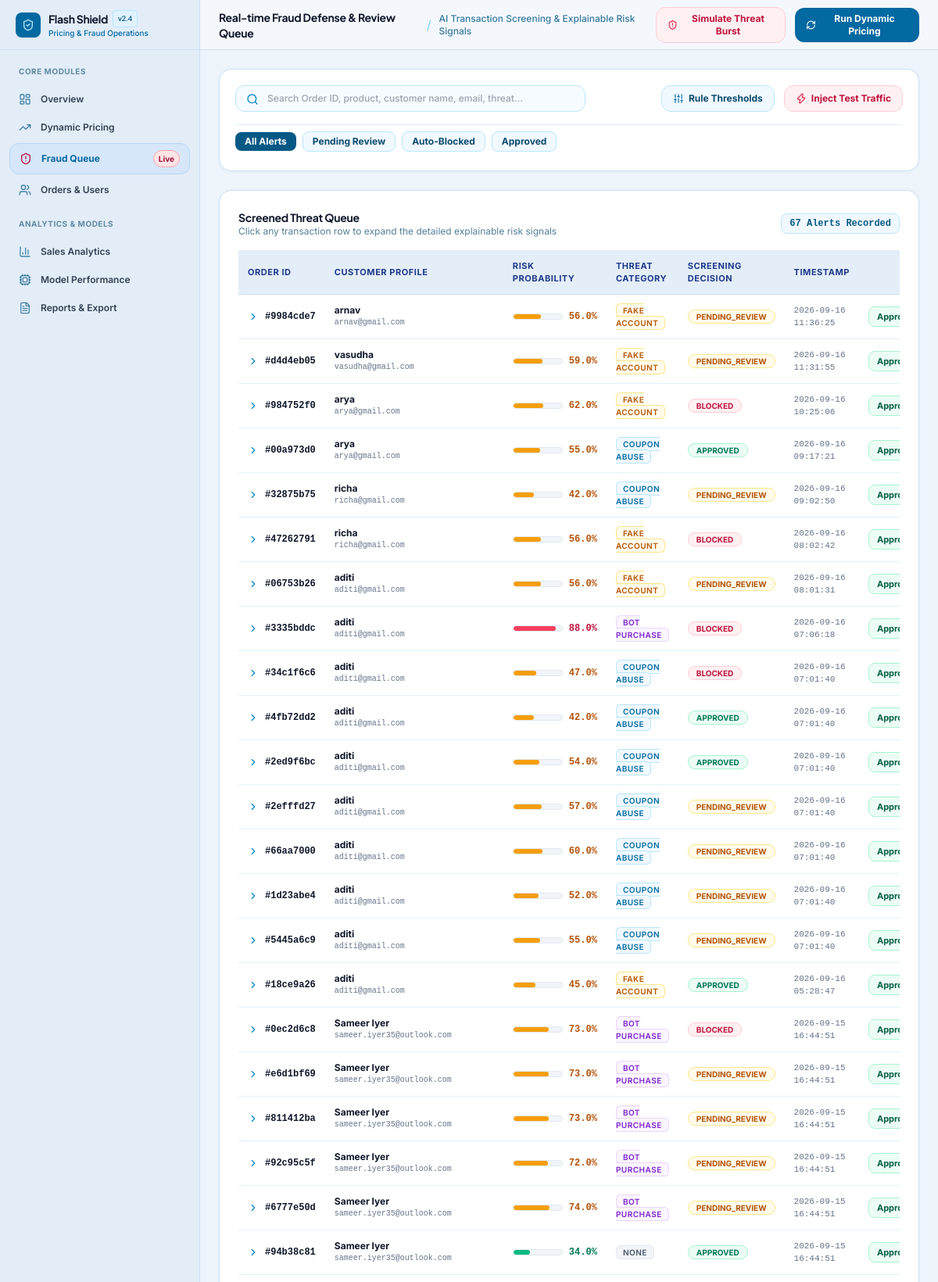
/admin/fraud-alerts (upper part), run on the app's committed database.
### app/models.py (models this page shows, shortened)
class FraudAlert(db.Model):
    __tablename__ = 'fraud_alerts'
    id = db.Column(db.String(64), primary_key=True, default=generate_uuid)
    order_id = db.Column(db.String(64), db.ForeignKey('orders.id'), nullable=False)
    risk_score = db.Column(db.Float, nullable=False) # 0.0 to 1.0
    fraud_type = db.Column(db.String(100), nullable=False) # bot_purchase, fake_account, coupon_abuse, none
    signals_json = db.Column(db.Text, nullable=False) # JSON array of explainable signal strings
    decision = db.Column(db.String(50), nullable=False, default='PENDING_REVIEW') # APPROVED, BLOCKED, PENDING_REVIEW
    created_at = db.Column(db.DateTime, default=datetime.utcnow)
    def to_dict(self):
        import json
        signals = []
        try:
            signals = json.loads(self.signals_json)
        except Exception:
            signals = [self.signals_json]
        return {
            'id': self.id,
            'order_id': self.order_id,
            'order': self.order.to_dict() if self.order else None,
            'risk_score': round(self.risk_score, 3),
            'fraud_type': self.fraud_type,
            'signals': signals,
            'decision': self.decision,
            'created_at': self.created_at.strftime('%Y-%m-%d %H:%M:%S') if self.created_at else ''
        }

class Customer(UserMixin, db.Model):
    __tablename__ = 'customers'
    id = db.Column(db.String(64), primary_key=True, default=generate_uuid)
    name = db.Column(db.String(255), nullable=False)
    email = db.Column(db.String(255), unique=True, nullable=False)
    password_hash = db.Column(db.String(255), nullable=True)
    signup_date = db.Column(db.String(50), nullable=True)
    device_id = db.Column(db.String(255), nullable=True)
    ip_address = db.Column(db.String(100), nullable=True)
    account_age_days = db.Column(db.Integer, nullable=False, default=30)
    orders = db.relationship('Order', backref='customer', lazy='dynamic', order_by='Order.order_timestamp.desc()')

### app/dashboard/routes.py (the view, shortened to what this page needs)
@dashboard_bp.route('/fraud-alerts')
def fraud_alerts():
    decision_filter = request.args.get('decision', '').strip()
    search = request.args.get('q', '').strip()
    query = FraudAlert.query
    if decision_filter:
        query = query.filter_by(decision=decision_filter)
    alerts = query.order_by(FraudAlert.created_at.desc()).limit(80).all()
    rules = FraudRuleConfig.query.all()
    return render_template(
        'admin/fraud_alerts.html',
        alerts=alerts,
        selected_decision=decision_filter,
        search_query=search,
        rules=rules
    )

### app/dashboard/routes.py (called while the page is built)
@dashboard_bp.before_request
def require_admin():
    if request.endpoint != 'auth.admin_login' and not session.get('is_admin'):
        pass

### app/templates/admin/fraud_alerts.html (shortened to what this page needs)
{% extends "admin/layout.html" %}
{% block admin_title %}Real-time Fraud Defense & Review Queue{% endblock %}
{% block admin_subtitle %}AI Transaction Screening & Explainable Risk Signals{% endblock %}
{% block admin_content %}
<div class="p-5 admin-card space-y-4">
  <div class="flex flex-col lg:flex-row lg:items-center justify-between gap-4">
    <div class="flex-1 max-w-md">
      <form action="{{ url_for('dashboard.fraud_alerts') }}" method="GET" class="relative">
        <input type="text" id="fraud-search-input" name="q" placeholder="Search Order ID, product, customer name, email, threat..."
          value="{{ search_query if search_query else '' }}" onkeyup="filterFraudTableLive()"
          class="w-full pl-10 pr-4 py-2 text-xs bg-sky-50/60 focus:bg-white border border-sky-200 focus:border-sky-500 rounded-xl outline-none transition-all text-slate-900 font-medium">
        <i data-lucide="search" class="w-4 h-4 text-sky-600 absolute left-3.5 top-2.5"></i>
      </form>
    </div>
    <div class="flex items-center gap-3">
      <button onclick="openRulesConfigModal()"
        class="inline-flex items-center gap-1.5 px-3.5 py-2 rounded-xl bg-sky-50 hover:bg-sky-100 text-sky-900 text-xs font-bold border border-sky-200 transition-all">
        <i data-lucide="sliders" class="w-3.5 h-3.5 text-sky-700"></i>
        <span>Rule Thresholds</span>
      </button>
      <button onclick="triggerSimulatedAttackModal()"
        class="inline-flex items-center gap-1.5 px-3.5 py-2 rounded-xl bg-rose-50 hover:bg-rose-100 border border-rose-200 text-rose-700 text-xs font-bold transition-all shadow-xs">
        <i data-lucide="zap" class="w-3.5 h-3.5 text-rose-600"></i>
        <span>Inject Test Traffic</span>
      </button>
    </div>
  </div>
  <div class="flex items-center gap-2 overflow-x-auto pt-2 border-t border-sky-100 pb-1">
    <a href="{{ url_for('dashboard.fraud_alerts', q=search_query) }}"
      class="px-3 py-1 rounded-lg text-xs font-bold transition-all
      {% if not selected_decision %} bg-sky-800 text-white shadow-xs
      {% else %} bg-sky-50 text-sky-900 hover:bg-sky-100 border border-sky-200 {% endif %}">
      All Alerts
    </a>
    <a href="{{ url_for('dashboard.fraud_alerts', decision='PENDING_REVIEW', q=search_query) }}"
      class="px-3 py-1 rounded-lg text-xs font-bold transition-all
      {% if selected_decision == 'PENDING_REVIEW' %} bg-amber-600 text-white shadow-xs
      {% else %} bg-sky-50 text-sky-900 hover:bg-sky-100 border border-sky-200 {% endif %}">
      Pending Review
    </a>
    <a href="{{ url_for('dashboard.fraud_alerts', decision='BLOCKED', q=search_query) }}"
      class="px-3 py-1 rounded-lg text-xs font-bold transition-all
      {% if selected_decision == 'BLOCKED' %} bg-rose-600 text-white shadow-xs
      {% else %} bg-sky-50 text-sky-900 hover:bg-sky-100 border border-sky-200 {% endif %}">
      Auto-Blocked
    </a>
    <a href="{{ url_for('dashboard.fraud_alerts', decision='APPROVED', q=search_query) }}"
      class="px-3 py-1 rounded-lg text-xs font-bold transition-all
      {% if selected_decision == 'APPROVED' %} bg-emerald-600 text-white shadow-xs
      {% else %} bg-sky-50 text-sky-900 hover:bg-sky-100 border border-sky-200 {% endif %}">
      Approved
    </a>
  </div>
</div>
<div class="p-6 admin-card space-y-4">
  <div class="flex items-center justify-between">
    <div>
      <h3 class="text-sm font-bold text-slate-900 font-display">Screened Threat Queue</h3>
      <p class="text-xs text-sky-900/70">Click any transaction row to expand the detailed explainable risk signals</p>
    </div>
    <span class="text-xs font-mono font-bold text-sky-800 bg-sky-50 px-2.5 py-1 rounded-lg border border-sky-200">{{ alerts|length }} Alerts Recorded</span>
  </div>
  {% if alerts|length == 0 %}
    <div class="p-12 text-center rounded-2xl bg-sky-50/50 border border-sky-200 space-y-3">
      <div class="w-12 h-12 rounded-full bg-emerald-100 text-emerald-700 flex items-center justify-center mx-auto">
        <i data-lucide="shield-check" class="w-6 h-6"></i>
      </div>
      <h4 class="text-sm font-bold text-slate-900">No fraud alerts right now — all clear!</h4>
      <p class="text-xs text-sky-900/70 max-w-sm mx-auto">Transactions are currently passing within standard compliance thresholds.</p>
    </div>
  {% else %}
    <div class="overflow-x-auto">
      <table class="w-full text-left text-xs">
        <thead>
          <tr class="admin-table-header">
            <th class="py-3 px-3">Order ID</th>
            <th class="py-3 px-3">Customer Profile</th>
            <th class="py-3 px-3">Risk Probability</th>
            <th class="py-3 px-3">Threat Category</th>
            <th class="py-3 px-3">Screening Decision</th>
            <th class="py-3 px-3">Timestamp</th>
            <th class="py-3 px-3 text-right">Compliance Action</th>
          </tr>
        </thead>
        <tbody class="divide-y divide-sky-100 font-medium">
          {% for alert in alerts %}
            {% set alert_data = alert.to_dict() %}
            <tr class="admin-table-row cursor-pointer" onclick="toggleSignalRow('sig-{{ alert.id }}')">
              <td class="py-3 px-3">
                <div class="flex items-center gap-2">
                  <i data-lucide="chevron-right" id="icon-sig-{{ alert.id }}" class="w-3.5 h-3.5 text-sky-600 transition-transform"></i>
                  <span class="font-mono text-slate-900 font-bold">#{{ alert.order_id[:8] }}</span>
                </div>
              </td>
              <td class="py-3 px-3">
                <div class="text-slate-900 font-bold">{{ alert_data.order.customer_name if alert_data.order else 'Guest Device' }}</div>
                <div class="text-[10px] text-slate-500 font-mono">{{ alert_data.order.customer_email if alert_data.order else 'N/A' }}</div>
              </td>
              <td class="py-3 px-3">
                <div class="flex items-center gap-2">
                  <div class="w-16 bg-slate-100 h-2 rounded-full overflow-hidden border border-slate-200">
                    <div class="h-full rounded-full {% if alert.risk_score >= 0.8 %}bg-rose-500{% elif alert.risk_score >= 0.4 %}bg-amber-500{% else %}bg-emerald-500{% endif %}"
                      style="width: {{ alert.risk_score * 100 }}%"></div>
                  </div>
                  <span class="font-mono font-bold text-xs {% if alert.risk_score >= 0.8 %}text-rose-700{% elif alert.risk_score >= 0.4 %}text-amber-700{% else %}text-emerald-700{% endif %}">
                    {{ (alert.risk_score * 100)|round(0) }}%
                  </span>
                </div>
              </td>
              <td class="py-3 px-3">
                <span class="px-2 py-0.5 rounded-md text-[10px] font-semibold uppercase tracking-wider
                  {% if alert.fraud_type == 'bot_purchase' %} bg-purple-50 text-purple-700 border border-purple-200
                  {% elif alert.fraud_type == 'fake_account' %} bg-amber-50 text-amber-700 border border-amber-200
                  {% elif alert.fraud_type == 'coupon_abuse' %} bg-sky-50 text-sky-700 border border-sky-200
                  {% else %} bg-slate-100 text-slate-600 border border-slate-200 {% endif %}">
                  {{ alert.fraud_type.replace('_', ' ') }}
                </span>
              </td>
              <td class="py-3 px-3" id="badge-{{ alert.id }}">
                <span class="px-2.5 py-0.5 rounded-full text-[10px] font-bold border
                  {% if alert.decision == 'BLOCKED' %} bg-rose-50 text-rose-700 border-rose-200
                  {% elif alert.decision == 'PENDING_REVIEW' %} bg-amber-50 text-amber-700 border-amber-200
                  {% else %} bg-emerald-50 text-emerald-700 border-emerald-200 {% endif %}">
                  {{ alert.decision }}
                </span>
              </td>
              <td class="py-3 px-3 font-mono text-[11px] text-slate-500">{{ alert_data.created_at }}</td>
              <td class="py-3 px-3 text-right" onclick="event.stopPropagation()">
                <div class="flex items-center justify-end gap-1.5">
                  <button onclick="submitDecision('{{ alert.id }}', 'APPROVED')" title="Approve Transaction"
                    class="px-2.5 py-1 rounded-lg bg-emerald-50 hover:bg-emerald-100 border border-emerald-200 text-emerald-800 text-[11px] font-bold transition-all">
                    Approve
                  </button>
                </div>
              </td>
            </tr>
          {% endfor %}
        </tbody>
      </table>
    </div>
  {% endif %}
</div>
{% endblock %}

### app/static/css/custom.css (style rules this page uses)
:root { --font-sans: 'Inter', -apple-system, BlinkMacSystemFont, "Segoe UI", Roboto, sans-serif; --font-display: 'Plus Jakarta Sans', 'Inter', sans-serif; --admin-bg: #edf4fa; --admin-sidebar-bg: #e2edf8; --admin-header-bg: #f4f8fd; --admin-card-bg: #ffffff; --admin-border: #cfe0f2; --admin-border-subtle: #dbe7f5; --admin-accent: #0284c7; --admin-accent-dark: #0369a1; --admin-nav-active-bg: #d6e7f9; --admin-nav-active-text: #0369a1; --storefront-top-bg: #091322; --storefront-header-bg: #0f1f38; --storefront-header-border: #1a335a; --storefront-hero-start: #0c192c; --storefront-hero-mid: #112542; --storefront-hero-end: #183358; --text-main: #0f172a; --text-muted: #475569; --text-subtle: #64748b; }
body { font-family: var(--font-sans); color: var(--text-main); -webkit-font-smoothing: antialiased; -moz-osx-font-smoothing: grayscale; }
h1, h2, h3, h4, .font-display { font-family: var(--font-display); letter-spacing: -0.02em; }
.admin-card { background: #ffffff !important; border: 1px solid var(--admin-border) !important; border-radius: 16px; box-shadow: 0 1px 4px 0 rgba(2, 132, 199, 0.05), 0 1px 2px -1px rgba(2, 132, 199, 0.04); }
.admin-table-header { background-color: #e4eef9 !important; color: #1e3a8a !important; font-size: 11px; font-weight: 700; text-transform: uppercase; letter-spacing: 0.05em; border-bottom: 1px solid var(--admin-border) !important; }
.admin-table-row { border-bottom: 1px solid #e7eff8; transition: background-color 0.15s ease; }

### data on the page
FraudAlert: order_id "9984cde7", (alert.risk_score*100)|round(0) "56.0", fraud_type.replace "FAKE ACCOUNT", decision "PENDING_REVIEW", created_at "2026-09-16 11:36:25"
Customer: order "arnav", order "arnav@gmail.com"
FraudAlert: order_id "d4d4eb05", (alert.risk_score*100)|round(0) "59.0", fraud_type.replace "FAKE ACCOUNT", decision "PENDING_REVIEW", created_at "2026-09-16 11:31:55"
Customer: order "vasudha", order "vasudha@gmail.com"
FraudAlert: order_id "984752f0", (alert.risk_score*100)|round(0) "62.0", fraud_type.replace "FAKE ACCOUNT", decision "BLOCKED", created_at "2026-09-16 10:25:06"
Customer: order "arya", order "arya@gmail.com"
FraudAlert: order_id "00a973d0", (alert.risk_score*100)|round(0) "55.0", fraud_type.replace "COUPON ABUSE", decision "APPROVED", created_at "2026-09-16 09:17:21"
FraudAlert: order_id "32875b75", (alert.risk_score*100)|round(0) "42.0", fraud_type.replace "COUPON ABUSE", decision "PENDING_REVIEW", created_at "2026-09-16 09:02:50"
Customer: order "richa", order "richa@gmail.com"
FraudAlert: order_id "47262791", (alert.risk_score*100)|round(0) "56.0", fraud_type.replace "FAKE ACCOUNT", decision "BLOCKED", created_at "2026-09-16 08:02:42"
FraudAlert: order_id "06753b26", (alert.risk_score*100)|round(0) "56.0", fraud_type.replace "FAKE ACCOUNT", decision "PENDING_REVIEW", created_at "2026-09-16 08:01:31"
Customer: order "aditi", order "aditi@gmail.com"
FraudAlert: order_id "3335bddc", (alert.risk_score*100)|round(0) "88.0", fraud_type.replace "BOT PURCHASE", decision "BLOCKED", created_at "2026-09-16 07:06:18"
FraudAlert: order_id "34c1f6c6", (alert.risk_score*100)|round(0) "47.0", fraud_type.replace "COUPON ABUSE", decision "BLOCKED", created_at "2026-09-16 07:01:40"
FraudAlert: order_id "4fb72dd2", (alert.risk_score*100)|round(0) "42.0", fraud_type.replace "COUPON ABUSE", decision "APPROVED", created_at "2026-09-16 07:01:40"
FraudAlert: order_id "2ed9f6bc", (alert.risk_score*100)|round(0) "54.0", fraud_type.replace "COUPON ABUSE", decision "APPROVED", created_at "2026-09-16 07:01:40"
FraudAlert: order_id "2efffd27", (alert.risk_score*100)|round(0) "57.0", fraud_type.replace "COUPON ABUSE", decision "PENDING_REVIEW", created_at "2026-09-16 07:01:40"
FraudAlert: order_id "66aa7000", (alert.risk_score*100)|round(0) "60.0", fraud_type.replace "COUPON ABUSE", decision "PENDING_REVIEW", created_at "2026-09-16 07:01:40"
FraudAlert: order_id "1d23abe4", (alert.risk_score*100)|round(0) "52.0", fraud_type.replace "COUPON ABUSE", decision "PENDING_REVIEW", created_at "2026-09-16 07:01:40"
FraudAlert: order_id "5445a6c9", (alert.risk_score*100)|round(0) "55.0", fraud_type.replace "COUPON ABUSE", decision "PENDING_REVIEW", created_at "2026-09-16 07:01:40"
FraudAlert: order_id "18ce9a26", (alert.risk_score*100)|round(0) "45.0", fraud_type.replace "FAKE ACCOUNT", decision "APPROVED", created_at "2026-09-16 05:28:47"
FraudAlert: order_id "0ec2d6c8", (alert.risk_score*100)|round(0) "73.0", fraud_type.replace "BOT PURCHASE", decision "BLOCKED", created_at "2026-09-15 16:44:51"
Customer: order "Sameer Iyer", order "sameer.iyer35@outlook.com"
FraudAlert: order_id "e6d1bf69", (alert.risk_score*100)|round(0) "73.0", fraud_type.replace "BOT PURCHASE", decision "PENDING_REVIEW", created_at "2026-09-15 16:44:51"
FraudAlert: order_id "811412ba", (alert.risk_score*100)|round(0) "73.0", fraud_type.replace "BOT PURCHASE", decision "PENDING_REVIEW", created_at "2026-09-15 16:44:51"
FraudAlert: order_id "92c95c5f", (alert.risk_score*100)|round(0) "72.0", fraud_type.replace "BOT PURCHASE", decision "PENDING_REVIEW", created_at "2026-09-15 16:44:51"
FraudAlert: order_id "6777e50d", (alert.risk_score*100)|round(0) "74.0", fraud_type.replace "BOT PURCHASE", decision "PENDING_REVIEW", created_at "2026-09-15 16:44:51"
FraudAlert: order_id "94b38c81", (alert.risk_score*100)|round(0) "34.0", fraud_type.replace "NONE", decision "APPROVED", created_at "2026-09-15 16:44:51"

### other printed values
{{ alerts|length }} "67"
